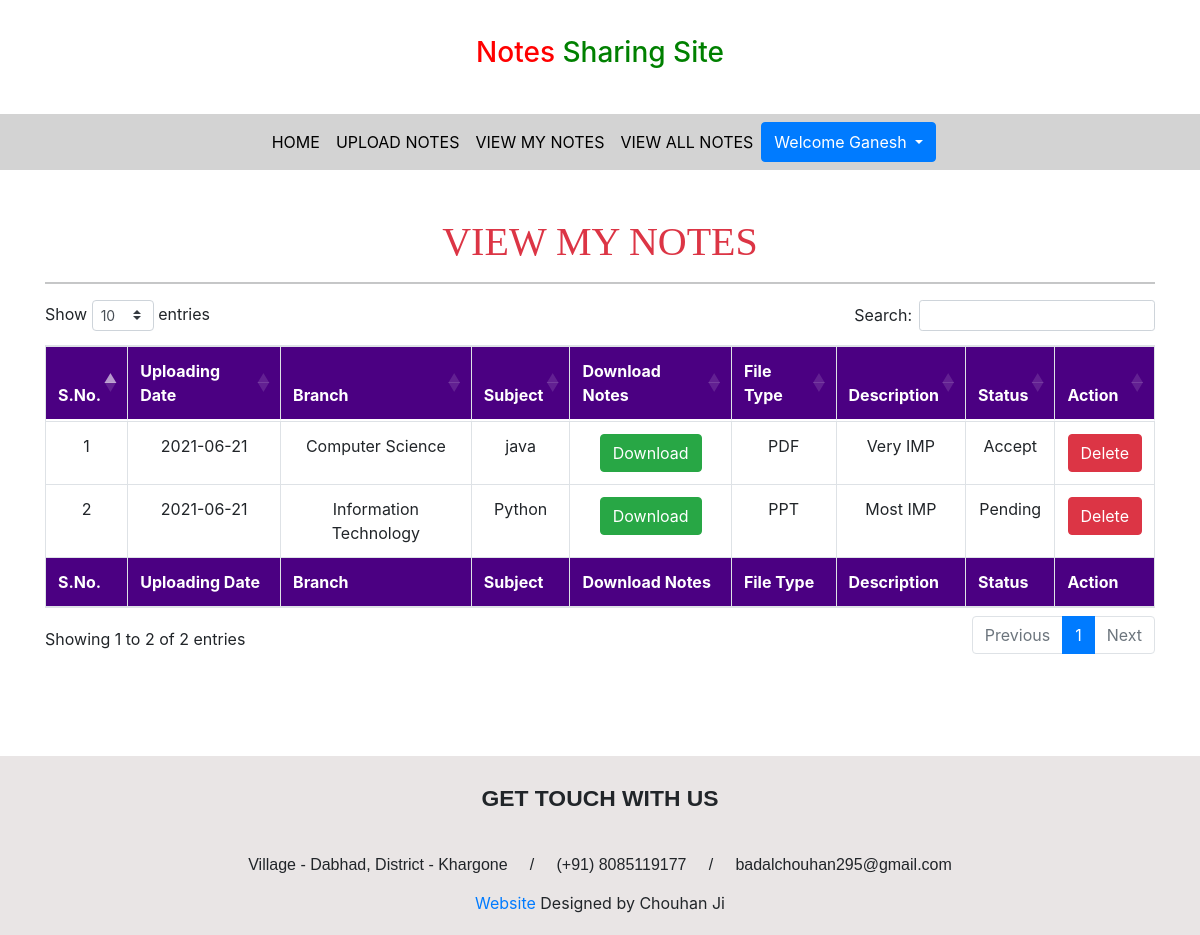
Page /user/viewmynotes/ (signed in) on the committed database.
### UserApp/models.py (models this page shows, shortened)
class Notes(models.Model):
    user = models.ForeignKey(User,on_delete=models.CASCADE)
    uploadingdate = models.CharField(max_length=30)
    branch = models.CharField(max_length=40)
    subject = models.CharField(max_length=30)
    notesfile = models.FileField()
    filetype = models.CharField(max_length=30,null=True)
    description = models.CharField(max_length=1000,null=True)
    status = models.CharField(max_length=30)

### UserApp/views.py (the view)
# urls.py: path('viewmynotes/',viewmynotes,name='viewmynotes'),
def viewmynotes(request):
    if not request.user.is_authenticated:
        return redirect('userlogin')
    user = User.objects.get(id=request.user.id)
    notes = Notes.objects.filter(user=user)
    d = {'notes':notes}
    return render(request, 'viewmynotes.html',d)

### UserApp/templates/viewmynotes.html (shortened to what this page needs)
{% extends 'userbase.html' %}{% block body %} {% load static %}
<link rel="stylesheet" href="https://cdnjs.cloudflare.com/ajax/libs/twitter-bootstrap/4.5.2/css/bootstrap.css">
<link rel="stylesheet" href="https://cdn.datatables.net/1.10.25/css/dataTables.bootstrap4.min.css">
<div class="container mt-5">
    <h1 class="text-center text-danger" style="font-family: 'Monotype Corsiva';">VIEW MY NOTES</h1>
    <hr>
    <table class="table table-hover table-bordered text-center" id="notestable">
        <thead style="background-color: indigo; color: white;">
            <tr>
                <th>S.No.</th>
                <th>Uploading Date</th>
                <th>Branch</th>
                <th>Subject</th>
                <th>Download Notes</th>
                <th>File Type</th>
                <th>Description</th>
                <th>Status</th>
                <th>Action</th>
            </tr>
        </thead>
        <tbody>
            {% for i in notes %}
            <tr>
                <td>{{forloop.counter}}</td>
                <td>{{i.uploadingdate}}</td>
                <td>{{i.branch}}</td>
                <td>{{i.subject}}</td>
                <td>
                    <a href="{{i.notesfile.url}}" class="btn btn-success" download>Download</a>
                </td>
                <td>{{i.filetype}}</td>
                <td>{{i.description}}</td>
                <td>{{i.status}}</td>
                <td>
                    <a class="btn btn-danger" href="{% url 'deletemynotes' i.id %}" onclick="return confirm('Are You Sure ?')">Delete</a>
                </td>
            </tr>
            {% endfor %}
        </tbody>
        <tfoot style="background-color: indigo; color: white;">
            <tr>
                <th>S.No.</th>
                <th>Uploading Date</th>
                <th>Branch</th>
                <th>Subject</th>
                <th>Download Notes</th>
                <th>File Type</th>
                <th>Description</th>
                <th>Status</th>
                <th>Action</th>
            </tr>
        </tfoot>
    </table>
</div>
{% endblock %}

### UserApp/templates/userbase.html (shortened to what this page needs)
{% load static %}
<!doctype html>
<html lang="en">
<head>
    <link href="https://cdn.jsdelivr.net/npm/bootstrap@5.0.1/dist/css/bootstrap.min.css" rel="stylesheet">
    <link rel="stylesheet" href="{% static 'css/mystyle.css' %}">
    <link rel="stylesheet" href="{% static 'css/all.css' %}">
</head>
<body>
    <h3 style="padding: 3%; text-align: center;"><span style="color: red;">Notes</span><span style="color: green;"> Sharing Site</span></h3>
    <nav class="navbar navbar-expand-sm justify-content-center" style="background-color: lightgray;">
        <ul class="navbar-nav">
            <li class="nav-item">
                <a class="nav-link" href="{% url 'userhome' %}">HOME</a>
            </li>
            <li class="nav-item">
                <a class="nav-link" href="{% url 'uploadnotes' %}">UPLOAD NOTES</a>
            </li>
            <li class="nav-item">
                <a class="nav-link" href="{% url 'viewmynotes' %}">VIEW MY NOTES</a>
            </li>
            <li class="nav-item">
                <a class="nav-link" href="{% url 'viewallnotes' %}">VIEW ALL NOTES</a>
            </li>
            <div class="btn-group">
                <button type="button" class="btn btn-primary dropdown-toggle" data-bs-toggle="dropdown">
                  Welcome {{request.user.first_name}}
                </button>
            </div>
        </ul>
    </nav>
    {% block body %} {% endblock %}
    <footer id="ttr_footer" style="margin-top: 100px; background-color: rgb(233, 229, 229);padding: 20px;">
        <div class="ttr_footerHome_html_row0 row">
            <div class="post_column col-lg-12 col-md-12 col-sm-12 col-xs-12">
                <div class="ttr_footerHome_html_column00">
                    <div class="html_content">
                        <p style="margin:0.36em 0em 2.14em 0em;text-align:Center;"><span style="font-family:'Montserrat','Arial';font-weight:700;font-size:1.429em;">GET TOUCH WITH US</span></p>
                        <p style="margin:0.36em 0em 0.71em 0em;text-align:Center;line-height:1.83098591549296;"><span style="font-family:'Droid Serif','Arial';">Village - Dabhad, District - Khargone&nbsp;&nbsp;&nbsp;&nbsp; /&nbsp;&nbsp;&nbsp;&nbsp; (+91) 8085119177&nbsp;&nbsp;&nbsp;&nbsp; /&nbsp;&nbsp;&nbsp;&nbsp; badalchouhan295@gmail.com</span></p>
                    </div>
                </div>
            </div>
        </div>
        <div class="ttr_footer_bottom_footer text-center">
            <div class="ttr_footer_bottom_footer_inner">
                <div id="ttr_footer_designed_by_links">
                    <a href="#" target="_self">Website</a>
                    <span id="ttr_footer_designed_by">Designed by Chouhan Ji</span>
                </div>
            </div>
        </div>
    </footer>
</body>
</html>

### NotesApp/static/css/mystyle.css (style rules this page uses)
.nav-link { color: black; }

### rows in the picture
Notes: uploadingdate "2021-06-21", branch "Computer Science", subject "java", filetype "PDF", description "Very IMP", status "Accept"
Notes: uploadingdate "2021-06-21", branch "Information Technology", subject "Python", filetype "PPT", description "Most IMP", status "Pending"

### other values in the picture
{{ request.user.first_name }} "Ganesh"
